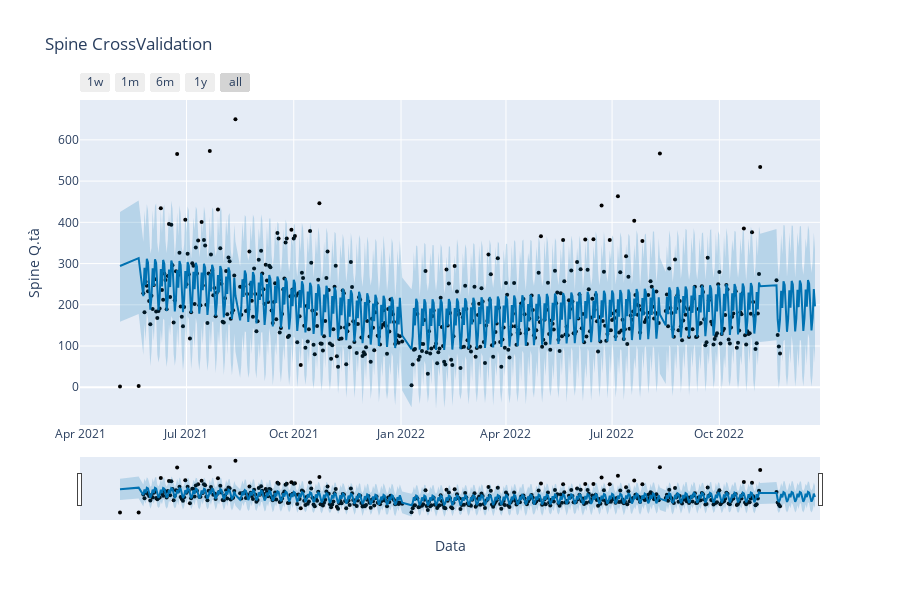

Source (notebook cell):
### Code cell
######################### Dynamic PLOT ###############################
from prophet.plot import plot_plotly
from datetime import datetime

fig = plot_plotly(model_tuned, forecast)
fig.update_layout( 
                  yaxis_title="Spine Q.tà",
                  xaxis_title="Data",
                  title="Spine CrossValidation",
                  )
#################### vertical line ############
#fig.add_vline(x=datetime.today(), line_width=3, line_dash="dash", line_color="red")
##############################################
#st.plotly_chart(fig)

fig

### Figure 1 — Plotly figure (JSON) as saved in the notebook; plotly's stock layout.template omitted (floating-point values rounded to 4 significant figures; data arrays with more than 128 entries replaced by an {"elided": "..."} marker saying what was removed)
{"data": [{"marker": {"color": "black", "size": 4}, "mode": "markers", "name": "Actual", "type": "scatter", "x": {"elided": "521 str values"}, "y": {"elided": "521 float values"}}, {"hoverinfo": "skip", "line": {"width": 0}, "mode": "lines", "type": "scatter", "x": {"elided": "551 str values"}, "y": {"elided": "551 float values"}}, {"fill": "tonexty", "fillcolor": "rgba(0, 114, 178, 0.2)", "line": {"color": "#0072B2", "width": 2}, "mode": "lines", "name": "Predicted", "type": "scatter", "x": {"elided": "551 str values"}, "y": {"elided": "551 float values"}}, {"fill": "tonexty", "fillcolor": "rgba(0, 114, 178, 0.2)", "hoverinfo": "skip", "line": {"width": 0}, "mode": "lines", "type": "scatter", "x": {"elided": "551 str values"}, "y": {"elided": "551 float values"}}], "layout": {"height": 600, "showlegend": false, "title": {"text": "Spine CrossValidation"}, "width": 900, "xaxis": {"rangeselector": {"buttons": [{"count": 7, "label": "1w", "step": "day", "stepmode": "backward"}, {"count": 1, "label": "1m", "step": "month", "stepmode": "backward"}, {"count": 6, "label": "6m", "step": "month", "stepmode": "backward"}, {"count": 1, "label": "1y", "step": "year", "stepmode": "backward"}, {"step": "all"}]}, "rangeslider": {"visible": true}, "title": {"text": "Data"}, "type": "date"}, "yaxis": {"title": {"text": "Spine Q.tà"}}}}
